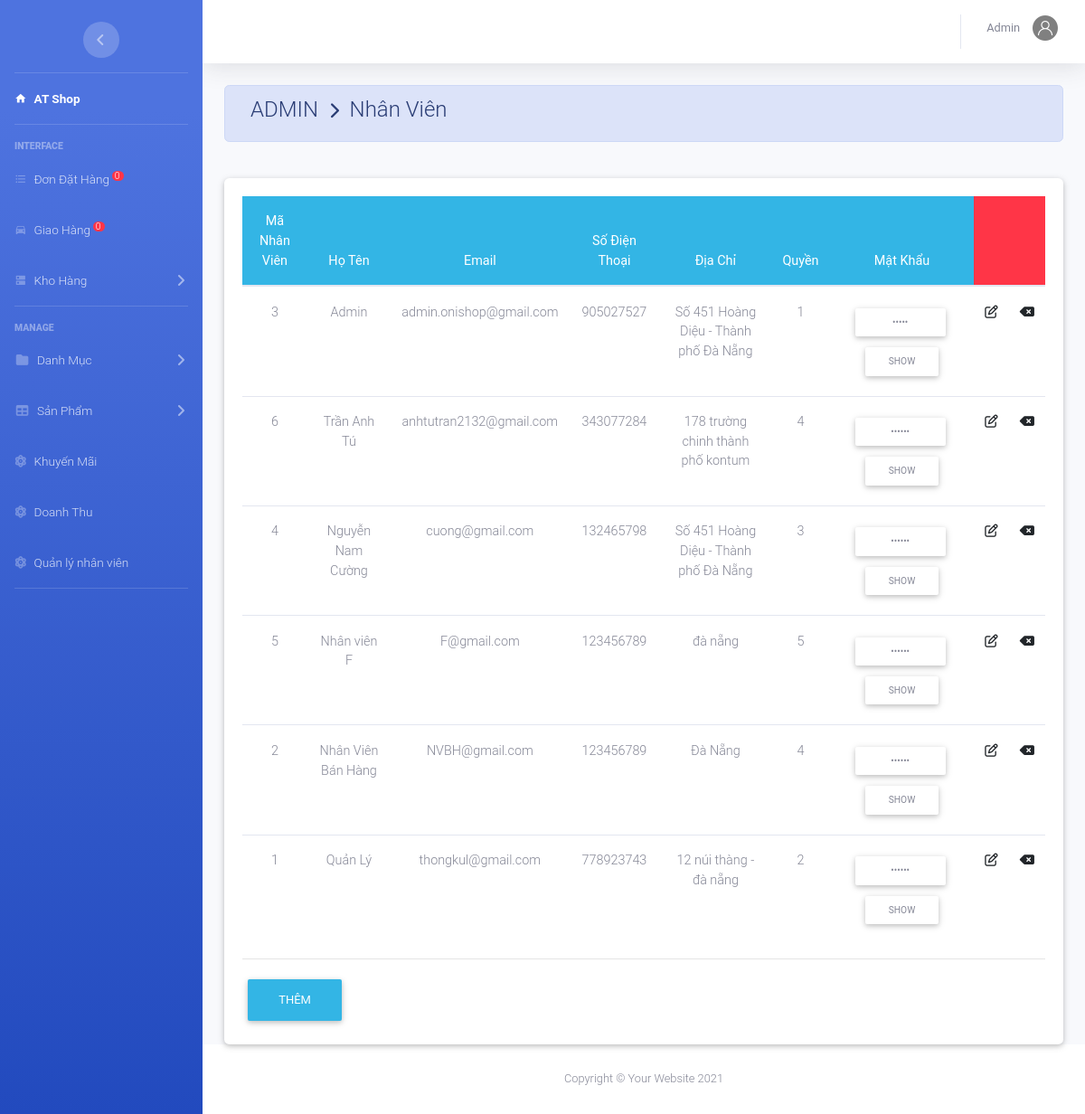
Page /admin/index.php?action=nhanvien (signed in) on the committed database.
### tables this page shows
CREATE TABLE `nhanvien` (
  `MaNV` int(11) NOT NULL,
  `TenNV` varchar(50) NOT NULL,
  `Email` varchar(50) NOT NULL,
  `SDT` int(12) NOT NULL,
  `DiaChi` text NOT NULL,
  `MatKhau` varchar(50) NOT NULL,
  `Quyen` int(20) NOT NULL
);

### admin/nhanvien/danhsach.php (the view, shortened to what this page needs)
<?php
	$sql="select *from nhanvien";
	$rs=mysqli_query($conn,$sql);
 ?>
<div class="container-fluid">
	<div class=" alert alert-primary">
	  <h4 class="page-title">
	     ADMIN &#160;<i class="fas fa-chevron-right" style="font-size: 18px"></i>&#160; Nhân Viên</h4>
	</div><br>
	<div class="card">
		<div class="card-body">
			<table class="table table-hover m-auto text-center" style="font-size: 13px;">
				<thead class="badge-info">
					<tr>
						<th>Mã Nhân Viên</th>
						<th>Họ Tên</th>
						<th>Email</th>
						<th>Số Điện Thoại</th>
						<th>Địa Chỉ</th>
						<th>Quyền</th>
						<th>Mật Khẩu</th>
						<th colspan ="2" class="badge-danger"></th>
					</tr>
				</thead>
				<tbody>
			 <?php $so=0;
				 while ($row=mysqli_fetch_array($rs)) { ?>
					<tr>
						<td><?php echo $row['MaNV']; ?></td>
						<td><?php echo $row['TenNV']; ?></td>
						<td><?php echo $row['Email']; ?></td>
						<td><?php echo $row['SDT']; ?></td>
						<td><?php echo $row['DiaChi']; ?></td>
						<td><?php echo $row['Quyen']; ?></td>
						<td ><input type="password" readonly class="btn btn-sm bt" value="<?php echo $row['MatKhau']; ?>"></td>
						<td><a href="index.php?action=nhanvien&view=sua&manv=<?php echo $row['MaNV']; ?>" ><i class="far fa-edit"></i></a></td>
						<td><a href="nhanvien/xuly.php?xoa&manv=<?php echo $row['MaNV']; ?>" ><i class="fas fa-backspace"></i></a></td>
					</tr>
			 <?php	} ?>
				</tbody>
			</table><hr>
			<div class="m-auto">
			<a href="?action=nhanvien&view=them"><button class="btn btn-info" type="button">Thêm</button></a>
			</div>
		</div>
	</div>
</div>

### admin/nhanvien/danhsach.php (style rules this page uses)
.bt { width: 100px; font-size: 0.85em; }

### rows in the picture
nhanvien: MaNV "3", TenNV "Admin", Email "admin.onishop@gmail.com", SDT "905027527", DiaChi "Số 451 Hoàng Diệu - Thành phố Đà Nẵng", Quyen "1"
nhanvien: MaNV "6", TenNV "Trần Anh Tú", Email "anhtutran2132@gmail.com", SDT "343077284", DiaChi "178 trường chinh thành phố kontum", Quyen "4"
nhanvien: MaNV "4", TenNV "Nguyễn Nam Cường", Email "cuong@gmail.com", SDT "132465798", DiaChi "Số 451 Hoàng Diệu - Thành phố Đà Nẵng", Quyen "3"
nhanvien: MaNV "5", TenNV "Nhân viên F", Email "F@gmail.com", SDT "123456789", DiaChi "đà nẵng", Quyen "5"
nhanvien: MaNV "2", TenNV "Nhân Viên Bán Hàng", Email "NVBH@gmail.com", SDT "123456789", DiaChi "Đà Nẵng", Quyen "4"
nhanvien: MaNV "1", TenNV "Quản Lý", Email "thongkul@gmail.com", SDT "778923743", DiaChi "12 núi thàng - đà nẵng", Quyen "2"

### other values in the picture
$dem "0"
$nv['TenNV'] "Admin"
